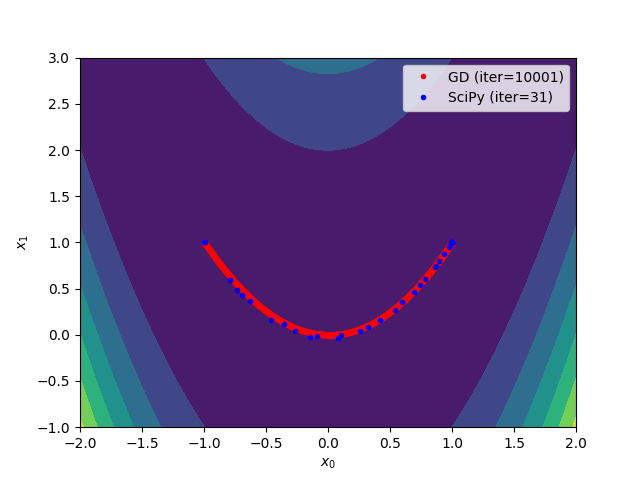

Recreate this plot in Python.
import numpy as np
import matplotlib.pyplot as plt
from scipy.optimize import minimize

if __name__ == "__main__":
    # Define a cost function and its gradient
    h = 1e-4

    f = lambda x: (1 - x[0]) ** 2 + 100 * (x[1] - x[0] ** 2) ** 2
    fd = lambda x: np.array(
        [
            (f([x[0] + h, x[1]]) - f([x[0] - h, x[1]])) / (2 * h),
            (f([x[0], x[1] + h]) - f([x[0], x[1] - h])) / (2 * h),
        ]
    )

    # Define configuration
    learn_rate = 0.001  # Please try 0.01, 0.005, and 0.0001
    min_tol = 1e-6
    x_init = [-1, 1]  # Please try other initial points
    max_iter = 10000  # Please try 100, 1000, and 100000

    # Optimize the cost function using my gradient descent
    x = np.array(x_init)
    gd_xs = [x]
    for i in range(max_iter):
        # Run the gradient descent
        xp = x

        x = x - learn_rate * fd(x)  # TODO: Implement your gradient descent

        gd_xs.append(x)

        # Check the terminal condition
        if np.linalg.norm(x - xp) < min_tol:
            break
    gd_xs = np.array(gd_xs)

    # Optimize the cost function using SciPy
    result = minimize(
        f, x_init, tol=min_tol, options={"maxiter": max_iter, "return_all": True}
    )
    sp_xs = np.array(result.allvecs)

    # Visualize the results
    x_range = np.linspace(-2, 2, 100)
    y_range = np.linspace(-1, 3, 100)
    xx, yy = np.meshgrid(x_range, y_range)
    zz = f((xx, yy))
    plt.contourf(xx, yy, zz)
    plt.plot(gd_xs[:, 0], gd_xs[:, 1], "r.", label=f"GD (iter={len(gd_xs)})")
    plt.plot(sp_xs[:, 0], sp_xs[:, 1], "b.", label=f"SciPy (iter={result.nit})")
    plt.xlabel("$x_0$")
    plt.ylabel("$x_1$")
    plt.legend()
    plt.savefig("multivar_optimization_skeleton.png")
